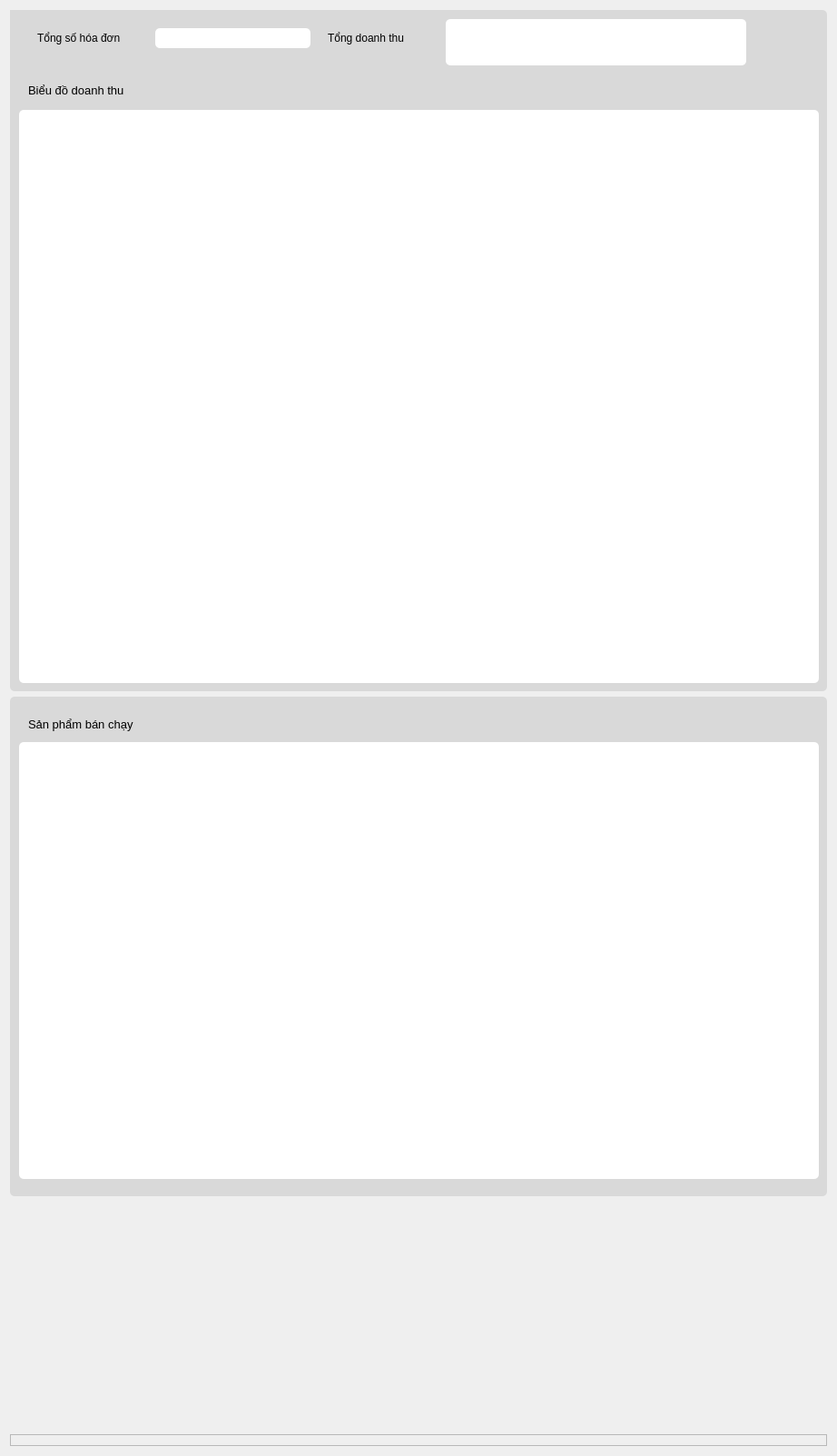
      <widget class="QWidget" name="scrollAreaWidgetContents">
       <property name="geometry">
        <rect>
         <x>0</x>
         <y>0</y>
         <width>922</width>
         <height>1603</height>
        </rect>
       </property>
       <layout class="QVBoxLayout" name="verticalLayout_2">
        <item>
         <widget class="QFrame" name="frame_3">
          <property name="minimumSize">
           <size>
            <width>900</width>
            <height>750</height>
           </size>
          </property>
          <property name="maximumSize">
           <size>
            <width>900</width>
            <height>850</height>
           </size>
          </property>
          <property name="styleSheet">
           <string notr="true">background-color: rgb(217, 217, 217);
border-radius: 5px;</string>
          </property>
          <property name="frameShape">
           <enum>QFrame::StyledPanel</enum>
          </property>
          <property name="frameShadow">
           <enum>QFrame::Raised</enum>
          </property>
          <widget class="QLabel" name="label_3">
           <property name="geometry">
            <rect>
             <x>30</x>
             <y>20</y>
             <width>161</width>
             <height>21</height>
            </rect>
           </property>
           <property name="font">
            <font>
             <family>Arial</family>
             <pointsize>10</pointsize>
            </font>
           </property>
           <property name="text">
            <string>Doanh thu tháng này</string>
           </property>
          </widget>
          <widget class="QTableWidget" name="Bd_doanh_thu">
           <property name="geometry">
            <rect>
             <x>10</x>
             <y>110</y>
             <width>881</width>
             <height>631</height>
            </rect>
           </property>
           <property name="styleSheet">
            <string notr="true">background-color: rgb(255, 255, 255);</string>
           </property>
          </widget>
          <widget class="QFrame" name="frame_2">
           <property name="geometry">
            <rect>
             <x>-10</x>
             <y>-10</y>
             <width>900</width>
             <height>90</height>
            </rect>
           </property>
           <property name="sizePolicy">
            <sizepolicy hsizetype="Preferred" vsizetype="Preferred">
             <horstretch>0</horstretch>
             <verstretch>0</verstretch>
            </sizepolicy>
           </property>
           <property name="minimumSize">
            <size>
             <width>900</width>
             <height>90</height>
            </size>
           </property>
           <property name="maximumSize">
            <size>
             <width>900</width>
             <height>90</height>
            </size>
           </property>
           <property name="styleSheet">
            <string notr="true">background-color: rgb(217, 217, 217);
border-radius: 5px</string>
           </property>
           <property name="frameShape">
            <enum>QFrame::StyledPanel</enum>
           </property>
           <property name="frameShadow">
            <enum>QFrame::Raised</enum>
           </property>
           <widget class="QLabel" name="label">
            <property name="geometry">
             <rect>
              <x>40</x>
              <y>30</y>
              <width>111</width>
              <height>21</height>
             </rect>
            </property>
            <property name="font">
             <font>
              <family>Arial</family>
              <pointsize>9</pointsize>
             </font>
            </property>
            <property name="text">
             <string>Tổng số hóa đơn</string>
            </property>
           </widget>
           <widget class="QLineEdit" name="txtTong_so_hoa_don">
            <property name="geometry">
             <rect>
              <x>170</x>
              <y>30</y>
              <width>171</width>
              <height>22</height>
             </rect>
            </property>
            <property name="styleSheet">
             <string notr="true">background-color: rgb(255, 255, 255);
border-radius: 5px;</string>
            </property>
           </widget>
           <widget class="QLabel" name="label_2">
            <property name="geometry">
             <rect>
              <x>360</x>
              <y>30</y>
              <width>111</width>
              <height>21</height>
             </rect>
            </property>
            <property name="font">
             <font>
              <family>Arial</family>
              <pointsize>9</pointsize>
             </font>
            </property>
            <property name="text">
             <string>Tổng doanh thu</string>
            </property>
           </widget>
           <widget class="QLineEdit" name="txtTong_doanh_thu">
            <property name="geometry">
             <rect>
              <x>490</x>
              <y>20</y>
              <width>331</width>
              <height>51</height>
             </rect>
            </property>
            <property name="font">
             <font>
              <pointsize>22</pointsize>
             </font>
            </property>
            <property name="styleSheet">
             <string notr="true">background-color: rgb(255, 255, 255);
border-radius: 5px;
padding: 10px;</string>
            </property>
           </widget>
          </widget>
          <widget class="QLabel" name="label_5">
           <property name="geometry">
            <rect>
             <x>20</x>
             <y>80</y>
             <width>141</width>
             <height>16</height>
            </rect>
           </property>
           <property name="font">
            <font>
             <family>Arial</family>
             <pointsize>10</pointsize>
            </font>
           </property>
           <property name="text">
            <string>Biểu đồ doanh thu</string>
           </property>
          </widget>
         </widget>
        </item>
        <item>
         <widget class="QFrame" name="frame_5">
          <property name="minimumSize">
           <size>
            <width>900</width>
            <height>550</height>
           </size>
          </property>
          <property name="maximumSize">
           <size>
            <width>900</width>
            <height>550</height>
           </size>
          </property>
          <property name="styleSheet">
           <string notr="true">background-color: #D9D9D9;
border-radius: 5px;</string>
          </property>
          <property name="frameShape">
           <enum>QFrame::StyledPanel</enum>
          </property>
          <property name="frameShadow">
           <enum>QFrame::Raised</enum>
          </property>
          <widget class="QLabel" name="label_4">
           <property name="geometry">
            <rect>
             <x>20</x>
             <y>20</y>
             <width>161</width>
             <height>21</height>
            </rect>
           </property>
           <property name="font">
            <font>
             <family>Arial</family>
             <pointsize>10</pointsize>
            </font>
           </property>
           <property name="text">
            <string>Sản phẩm bán chạy</string>
           </property>
          </widget>
          <widget class="QTableWidget" name="bd_Sanpham_banchay">
           <property name="geometry">
            <rect>
             <x>10</x>
             <y>50</y>
             <width>881</width>
             <height>481</height>
            </rect>
           </property>
           <property name="styleSheet">
            <string notr="true">background-color: rgb(255, 255, 255);</string>
           </property>
          </widget>
         </widget>
        </item>
        <item>
         <widget class="QWidget" name="widget" native="true">
          <property name="minimumSize">
           <size>
            <width>0</width>
            <height>250</height>
           </size>
          </property>
         </widget>
        </item>
        <item>
         <widget class="QFrame" name="frame_4">
          <property name="frameShape">
           <enum>QFrame::StyledPanel</enum>
          </property>
          <property name="frameShadow">
           <enum>QFrame::Raised</enum>
          </property>
         </widget>
        </item>
       </layout>
      </widget>
